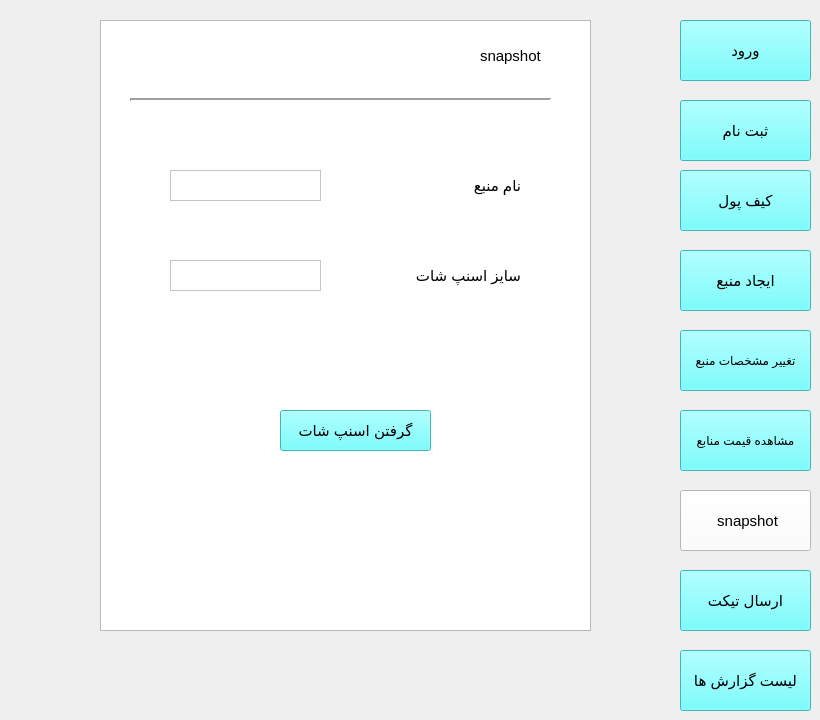
    <widget class="QWidget" name="page_7">
     <widget class="QPushButton" name="pushButton_49">
      <property name="geometry">
       <rect>
        <x>680</x>
        <y>330</y>
        <width>131</width>
        <height>61</height>
       </rect>
      </property>
      <property name="font">
       <font>
        <pointsize>9</pointsize>
        <weight>50</weight>
        <bold>false</bold>
       </font>
      </property>
      <property name="styleSheet">
       <string notr="true">background-color: rgb(255, 255, 255);
background-color: rgb(85, 255, 255);</string>
      </property>
      <property name="text">
       <string>تغییر مشخصات منبع</string>
      </property>
     </widget>
     <widget class="QPushButton" name="pushButton_50">
      <property name="geometry">
       <rect>
        <x>680</x>
        <y>250</y>
        <width>131</width>
        <height>61</height>
       </rect>
      </property>
      <property name="font">
       <font>
        <pointsize>11</pointsize>
       </font>
      </property>
      <property name="styleSheet">
       <string notr="true">background-color: rgb(85, 255, 255);</string>
      </property>
      <property name="text">
       <string>ایجاد منبع</string>
      </property>
     </widget>
     <widget class="QPushButton" name="wallet_btn_7">
      <property name="geometry">
       <rect>
        <x>680</x>
        <y>170</y>
        <width>131</width>
        <height>61</height>
       </rect>
      </property>
      <property name="font">
       <font>
        <pointsize>11</pointsize>
       </font>
      </property>
      <property name="styleSheet">
       <string notr="true">background-color: rgb(85, 255, 255);</string>
      </property>
      <property name="text">
       <string>کیف پول</string>
      </property>
     </widget>
     <widget class="QPushButton" name="pushButton_51">
      <property name="geometry">
       <rect>
        <x>680</x>
        <y>570</y>
        <width>131</width>
        <height>61</height>
       </rect>
      </property>
      <property name="font">
       <font>
        <pointsize>11</pointsize>
       </font>
      </property>
      <property name="styleSheet">
       <string notr="true">background-color: rgb(85, 255, 255);</string>
      </property>
      <property name="text">
       <string>ارسال تیکت</string>
      </property>
     </widget>
     <widget class="QPushButton" name="pushButton_52">
      <property name="geometry">
       <rect>
        <x>680</x>
        <y>490</y>
        <width>131</width>
        <height>61</height>
       </rect>
      </property>
      <property name="font">
       <font>
        <pointsize>11</pointsize>
       </font>
      </property>
      <property name="styleSheet">
       <string notr="true">background-color: rgb(85, 255, 255);
background-color: rgb(255, 255, 255);</string>
      </property>
      <property name="text">
       <string> snapshot</string>
      </property>
     </widget>
     <widget class="QPushButton" name="sabtenam_btn3_7">
      <property name="geometry">
       <rect>
        <x>680</x>
        <y>100</y>
        <width>131</width>
        <height>61</height>
       </rect>
      </property>
      <property name="font">
       <font>
        <pointsize>11</pointsize>
       </font>
      </property>
      <property name="styleSheet">
       <string notr="true">background-color: rgb(85, 255, 255);</string>
      </property>
      <property name="text">
       <string>ثبت نام</string>
      </property>
     </widget>
     <widget class="QPushButton" name="pushButton_53">
      <property name="geometry">
       <rect>
        <x>680</x>
        <y>410</y>
        <width>131</width>
        <height>61</height>
       </rect>
      </property>
      <property name="font">
       <font>
        <pointsize>9</pointsize>
       </font>
      </property>
      <property name="styleSheet">
       <string notr="true">background-color: rgb(85, 255, 255);</string>
      </property>
      <property name="text">
       <string>مشاهده قیمت منابع</string>
      </property>
     </widget>
     <widget class="QPushButton" name="login_btn2_7">
      <property name="geometry">
       <rect>
        <x>680</x>
        <y>20</y>
        <width>131</width>
        <height>61</height>
       </rect>
      </property>
      <property name="font">
       <font>
        <pointsize>11</pointsize>
       </font>
      </property>
      <property name="styleSheet">
       <string notr="true">background-color: rgb(255, 255, 255);
background-color: rgb(85, 255, 255);</string>
      </property>
      <property name="text">
       <string>ورود</string>
      </property>
     </widget>
     <widget class="QGraphicsView" name="graphicsView_18">
      <property name="geometry">
       <rect>
        <x>100</x>
        <y>20</y>
        <width>491</width>
        <height>611</height>
       </rect>
      </property>
     </widget>
     <widget class="QLabel" name="label_169">
      <property name="geometry">
       <rect>
        <x>460</x>
        <y>170</y>
        <width>61</width>
        <height>31</height>
       </rect>
      </property>
      <property name="font">
       <font>
        <pointsize>11</pointsize>
       </font>
      </property>
      <property name="text">
       <string>نام منبع</string>
      </property>
     </widget>
     <widget class="QLabel" name="label_170">
      <property name="geometry">
       <rect>
        <x>480</x>
        <y>40</y>
        <width>81</width>
        <height>31</height>
       </rect>
      </property>
      <property name="font">
       <font>
        <pointsize>11</pointsize>
       </font>
      </property>
      <property name="text">
       <string>snapshot</string>
      </property>
     </widget>
     <widget class="Line" name="line_14">
      <property name="geometry">
       <rect>
        <x>130</x>
        <y>90</y>
        <width>421</width>
        <height>20</height>
       </rect>
      </property>
      <property name="lineWidth">
       <number>2</number>
      </property>
      <property name="orientation">
       <enum>Qt::Horizontal</enum>
      </property>
     </widget>
     <widget class="QLabel" name="label_171">
      <property name="geometry">
       <rect>
        <x>370</x>
        <y>260</y>
        <width>151</width>
        <height>31</height>
       </rect>
      </property>
      <property name="font">
       <font>
        <pointsize>11</pointsize>
       </font>
      </property>
      <property name="text">
       <string>سایز اسنپ شات</string>
      </property>
     </widget>
     <widget class="QPushButton" name="pushButton_4">
      <property name="geometry">
       <rect>
        <x>280</x>
        <y>410</y>
        <width>151</width>
        <height>41</height>
       </rect>
      </property>
      <property name="font">
       <font>
        <pointsize>11</pointsize>
       </font>
      </property>
      <property name="styleSheet">
       <string notr="true">background-color: rgb(85, 255, 255);</string>
      </property>
      <property name="text">
       <string>گرفتن اسنپ شات</string>
      </property>
     </widget>
     <widget class="QPushButton" name="pushButton_54">
      <property name="geometry">
       <rect>
        <x>680</x>
        <y>650</y>
        <width>131</width>
        <height>61</height>
       </rect>
      </property>
      <property name="font">
       <font>
        <pointsize>11</pointsize>
       </font>
      </property>
      <property name="styleSheet">
       <string notr="true">background-color: rgb(85, 255, 255);</string>
      </property>
      <property name="text">
       <string>لیست گزارش ها</string>
      </property>
     </widget>
     <widget class="QTextEdit" name="os_name">
      <property name="geometry">
       <rect>
        <x>170</x>
        <y>170</y>
        <width>151</width>
        <height>31</height>
       </rect>
      </property>
      <property name="styleSheet">
       <string notr="true">background-color: rgb(255, 255, 255);</string>
      </property>
     </widget>
     <widget class="QTextEdit" name="size_snapshot">
      <property name="geometry">
       <rect>
        <x>170</x>
        <y>260</y>
        <width>151</width>
        <height>31</height>
       </rect>
      </property>
      <property name="styleSheet">
       <string notr="true">background-color: rgb(255, 255, 255);</string>
      </property>
     </widget>
    </widget>
